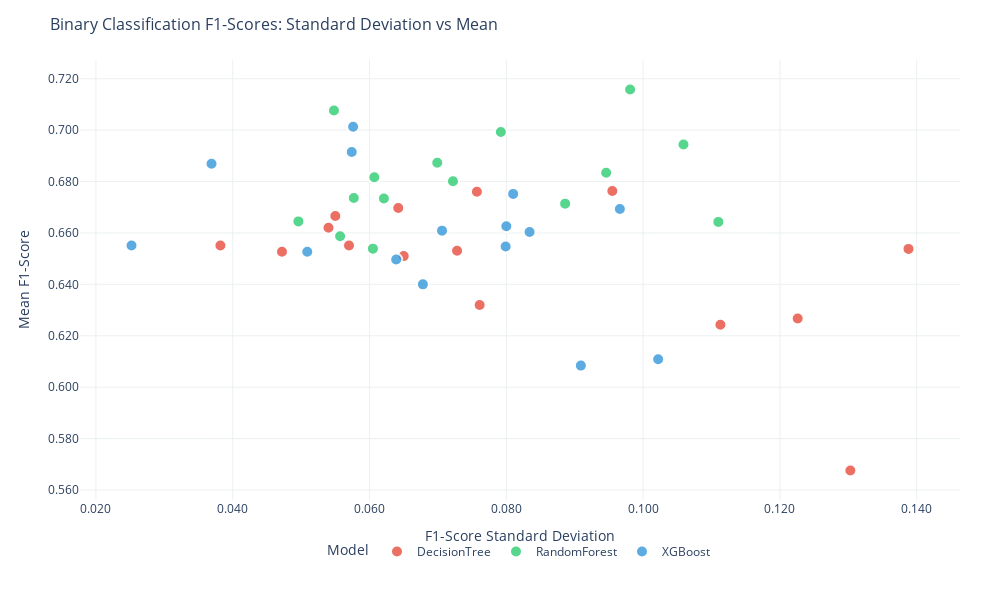

This figure's notebook cell:
### Markdown cell above
Oversample

### Code cell
import pandas as pd
import plotly.graph_objects as go
import plotly.express as px
from plotly.subplots import make_subplots
import numpy as np

# Create the dataset
data = [
    # DecisionTree
    {'condition': '1s_no', 'model': 'DecisionTree', 'mean': 0.6267, 'std': 0.1226, 'window_size': '1s', 'overlap': 'no'},
    {'condition': '1s_0.5', 'model': 'DecisionTree', 'mean': 0.632, 'std': 0.0761, 'window_size': '1s', 'overlap': '50%'},
    {'condition': '1s_0.8', 'model': 'DecisionTree', 'mean': 0.6527, 'std': 0.0472, 'window_size': '1s', 'overlap': '80%'},
    {'condition': '2s_no', 'model': 'DecisionTree', 'mean': 0.6531, 'std': 0.0728, 'window_size': '2s', 'overlap': 'no'},
    {'condition': '2s_0.5', 'model': 'DecisionTree', 'mean': 0.6697, 'std': 0.0642, 'window_size': '2s', 'overlap': '50%'},
    {'condition': '2s_0.8', 'model': 'DecisionTree', 'mean': 0.651, 'std': 0.065, 'window_size': '2s', 'overlap': '80%'},
    {'condition': '3s_no', 'model': 'DecisionTree', 'mean': 0.6551, 'std': 0.0382, 'window_size': '3s', 'overlap': 'no'},
    {'condition': '3s_0.5', 'model': 'DecisionTree', 'mean': 0.6763, 'std': 0.0955, 'window_size': '3s', 'overlap': '50%'},
    {'condition': '3s_0.8', 'model': 'DecisionTree', 'mean': 0.6666, 'std': 0.055, 'window_size': '3s', 'overlap': '80%'},
    {'condition': '4s_no', 'model': 'DecisionTree', 'mean': 0.5676, 'std': 0.1303, 'window_size': '4s', 'overlap': 'no'},
    {'condition': '4s_0.5', 'model': 'DecisionTree', 'mean': 0.6243, 'std': 0.1113, 'window_size': '4s', 'overlap': '50%'},
    {'condition': '4s_0.8', 'model': 'DecisionTree', 'mean': 0.662, 'std': 0.054, 'window_size': '4s', 'overlap': '80%'},
    {'condition': '5s_no', 'model': 'DecisionTree', 'mean': 0.6551, 'std': 0.057, 'window_size': '5s', 'overlap': 'no'},
    {'condition': '5s_0.5', 'model': 'DecisionTree', 'mean': 0.676, 'std': 0.0757, 'window_size': '5s', 'overlap': '50%'},
    {'condition': '5s_0.8', 'model': 'DecisionTree', 'mean': 0.6538, 'std': 0.1388, 'window_size': '5s', 'overlap': '80%'},
    
    # RandomForest
    {'condition': '1s_no', 'model': 'RandomForest', 'mean': 0.6539, 'std': 0.0605, 'window_size': '1s', 'overlap': 'no'},
    {'condition': '1s_0.5', 'model': 'RandomForest', 'mean': 0.6736, 'std': 0.0577, 'window_size': '1s', 'overlap': '50%'},
    {'condition': '1s_0.8', 'model': 'RandomForest', 'mean': 0.6734, 'std': 0.0621, 'window_size': '1s', 'overlap': '80%'},
    {'condition': '2s_no', 'model': 'RandomForest', 'mean': 0.6587, 'std': 0.0557, 'window_size': '2s', 'overlap': 'no'},
    {'condition': '2s_0.5', 'model': 'RandomForest', 'mean': 0.6801, 'std': 0.0722, 'window_size': '2s', 'overlap': '50%'},
    {'condition': '2s_0.8', 'model': 'RandomForest', 'mean': 0.6714, 'std': 0.0886, 'window_size': '2s', 'overlap': '80%'},
    {'condition': '3s_no', 'model': 'RandomForest', 'mean': 0.6993, 'std': 0.0792, 'window_size': '3s', 'overlap': 'no'},
    {'condition': '3s_0.5', 'model': 'RandomForest', 'mean': 0.6834, 'std': 0.0946, 'window_size': '3s', 'overlap': '50%'},
    {'condition': '3s_0.8', 'model': 'RandomForest', 'mean': 0.6873, 'std': 0.0699, 'window_size': '3s', 'overlap': '80%'},
    {'condition': '4s_no', 'model': 'RandomForest', 'mean': 0.6645, 'std': 0.0496, 'window_size': '4s', 'overlap': 'no'},
    {'condition': '4s_0.5', 'model': 'RandomForest', 'mean': 0.6643, 'std': 0.111, 'window_size': '4s', 'overlap': '50%'},
    {'condition': '4s_0.8', 'model': 'RandomForest', 'mean': 0.7076, 'std': 0.0548, 'window_size': '4s', 'overlap': '80%'},
    {'condition': '5s_no', 'model': 'RandomForest', 'mean': 0.6817, 'std': 0.0607, 'window_size': '5s', 'overlap': 'no'},
    {'condition': '5s_0.5', 'model': 'RandomForest', 'mean': 0.6944, 'std': 0.1059, 'window_size': '5s', 'overlap': '50%'},
    {'condition': '5s_0.8', 'model': 'RandomForest', 'mean': 0.7158, 'std': 0.0981, 'window_size': '5s', 'overlap': '80%'},
    
    # XGBoost
    {'condition': '1s_no', 'model': 'XGBoost', 'mean': 0.6084, 'std': 0.0909, 'window_size': '1s', 'overlap': 'no'},
    {'condition': '1s_0.5', 'model': 'XGBoost', 'mean': 0.6497, 'std': 0.0639, 'window_size': '1s', 'overlap': '50%'},
    {'condition': '1s_0.8', 'model': 'XGBoost', 'mean': 0.6527, 'std': 0.0509, 'window_size': '1s', 'overlap': '80%'},
    {'condition': '2s_no', 'model': 'XGBoost', 'mean': 0.64, 'std': 0.0678, 'window_size': '2s', 'overlap': 'no'},
    {'condition': '2s_0.5', 'model': 'XGBoost', 'mean': 0.6604, 'std': 0.0834, 'window_size': '2s', 'overlap': '50%'},
    {'condition': '2s_0.8', 'model': 'XGBoost', 'mean': 0.6626, 'std': 0.08, 'window_size': '2s', 'overlap': '80%'},
    {'condition': '3s_no', 'model': 'XGBoost', 'mean': 0.6752, 'std': 0.081, 'window_size': '3s', 'overlap': 'no'},
    {'condition': '3s_0.5', 'model': 'XGBoost', 'mean': 0.6693, 'std': 0.0966, 'window_size': '3s', 'overlap': '50%'},
    {'condition': '3s_0.8', 'model': 'XGBoost', 'mean': 0.6869, 'std': 0.0369, 'window_size': '3s', 'overlap': '80%'},
    {'condition': '4s_no', 'model': 'XGBoost', 'mean': 0.6551, 'std': 0.0252, 'window_size': '4s', 'overlap': 'no'},
    {'condition': '4s_0.5', 'model': 'XGBoost', 'mean': 0.6109, 'std': 0.1022, 'window_size': '4s', 'overlap': '50%'},
    {'condition': '4s_0.8', 'model': 'XGBoost', 'mean': 0.7013, 'std': 0.0576, 'window_size': '4s', 'overlap': '80%'},
    {'condition': '5s_no', 'model': 'XGBoost', 'mean': 0.6547, 'std': 0.0799, 'window_size': '5s', 'overlap': 'no'},
    {'condition': '5s_0.5', 'model': 'XGBoost', 'mean': 0.6609, 'std': 0.0706, 'window_size': '5s', 'overlap': '50%'},
    {'condition': '5s_0.8', 'model': 'XGBoost', 'mean': 0.6915, 'std': 0.0574, 'window_size': '5s', 'overlap': '80%'}
]

# Create DataFrame
df = pd.DataFrame(data)

# Add performance score
df['performance_score'] = df['mean'] - df['std']

# Define colors for each model
model_colors = {
    'DecisionTree': '#e74c3c',
    'RandomForest': '#2ecc71', 
    'XGBoost': '#3498db'
}

# Create the main scatter plot
fig = px.scatter(
    df, 
    x='std', 
    y='mean',
    color='model',
    hover_data=['condition', 'window_size', 'overlap'],
    color_discrete_map=model_colors,
    title='Binary Classification F1-Scores: Standard Deviation vs Mean',
    labels={
        'std': 'F1-Score Standard Deviation',
        'mean': 'Mean F1-Score',
        'model': 'Model'
    }
)

# Update traces for better styling
fig.update_traces(
    marker=dict(size=12, opacity=0.8, line=dict(width=2, color='white')),
    hovertemplate='<b>%{fullData.name}</b><br>' +
                  'Condition: %{customdata[0]}<br>' +
                #   'Window: %{customdata[1]}<br>' +
                #   'Overlap: %{customdata[2]}<br>' +
                  'F1-Score: %{y:.4f}<br>' +
                  'Std Dev: %{x:.4f}<extra></extra>'
)


# Update layout
fig.update_layout(
    width=1000,
    height=600,
    plot_bgcolor='white',
    paper_bgcolor='white',
    font=dict(size=12),
    title_font_size=16,
    legend=dict(
        orientation="h",
        yanchor="bottom",
        y=-0.15,
        xanchor="center",
        x=0.5
    ),
    margin=dict(t=60, b=100, l=80, r=40)
)

# Update axes
fig.update_xaxes(
    gridcolor='#ecf0f1',
    tickformat='.3f',
    title_font_size=14
)
fig.update_yaxes(
    gridcolor='#ecf0f1', 
    tickformat='.3f',
    title_font_size=14
)

# Show the plot
fig.show()

# Print best performers summary
print("🏆 BEST PERFORMERS BY MODEL:")
print("=" * 50)

for model in df['model'].unique():
    model_data = df[df['model'] == model]
    best_performer = model_data.loc[model_data['performance_score'].idxmax()]
    
    overlap_text = {
        'no': 'No Overlap',
        '50%': '50% Overlap', 
        '80%': '80% Overlap'
    }[best_performer['overlap']]
    
    print(f"\n{model}:")
    print(f"  Best Configuration: {best_performer['condition']}")
    print(f"  Window: {best_performer['window_size']}, {overlap_text}")
    print(f"  F1-Score: {best_performer['mean']:.4f}")
    print(f"  Std Dev: {best_performer['std']:.4f}")
    print(f"  Performance Score: {best_performer['performance_score']:.4f}")

# Additional analysis functions
def filter_by_model(model_name):
    """Filter data by specific model"""
    return df[df['model'] == model_name]

def filter_by_overlap(overlap_type):
    """Filter data by overlap type ('no', '50%', '80%')"""
    return df[df['overlap'] == overlap_type]

def filter_by_window_size(window_size):
    """Filter data by window size ('1s', '2s', '3s', '4s', '5s')"""
    return df[df['window_size'] == window_size]

def get_top_performers(n=5):
    """Get top N performers by performance score"""
    return df.nlargest(n, 'performance_score')[['model', 'condition', 'mean', 'std', 'performance_score']]

# Example usage of analysis functions:
print(f"\n🎯 TOP 5 OVERALL PERFORMERS:")
print("=" * 50)
top_5 = get_top_performers(5)
for idx, row in top_5.iterrows():
    print(f"{top_5.index.get_loc(idx) + 1}. {row['model']} - {row['condition']}: "
          f"F1={row['mean']:.4f}, Std={row['std']:.4f}, Score={row['performance_score']:.4f}")

# Export functionality
print(f"\n📸 TO EXPORT THE PLOT:")
print("- Use fig.write_image('f1_scores.png') for PNG")
print("- Use fig.write_image('f1_scores.pdf') for PDF") 
print("- Use fig.write_html('f1_scores.html') for interactive HTML")
print("- Or use the camera icon in the plot toolbar when displayed")

### Figure 1 — Plotly figure (JSON) as saved in the notebook; plotly's stock layout.template omitted (floating-point values rounded to 4 significant figures)
{"data": [{"customdata": [["1s_no", "1s", "no"], ["1s_0.5", "1s", "50%"], ["1s_0.8", "1s", "80%"], ["2s_no", "2s", "no"], ["2s_0.5", "2s", "50%"], ["2s_0.8", "2s", "80%"], ["3s_no", "3s", "no"], ["3s_0.5", "3s", "50%"], ["3s_0.8", "3s", "80%"], ["4s_no", "4s", "no"], ["4s_0.5", "4s", "50%"], ["4s_0.8", "4s", "80%"], ["5s_no", "5s", "no"], ["5s_0.5", "5s", "50%"], ["5s_0.8", "5s", "80%"]], "hovertemplate": "<b>%{fullData.name}</b><br>Condition: %{customdata[0]}<br>F1-Score: %{y:.4f}<br>Std Dev: %{x:.4f}<extra></extra>", "legendgroup": "DecisionTree", "marker": {"color": "#e74c3c", "line": {"color": "white", "width": 2}, "opacity": 0.8, "size": 12, "symbol": "circle"}, "mode": "markers", "name": "DecisionTree", "orientation": "v", "showlegend": true, "type": "scatter", "x": [0.1226, 0.0761, 0.0472, 0.0728, 0.0642, 0.065, 0.0382, 0.0955, 0.055, 0.1303, 0.1113, 0.054, 0.057, 0.0757, 0.1388], "xaxis": "x", "y": [0.6267, 0.632, 0.6527, 0.6531, 0.6697, 0.651, 0.6551, 0.6763, 0.6666, 0.5676, 0.6243, 0.662, 0.6551, 0.676, 0.6538], "yaxis": "y"}, {"customdata": [["1s_no", "1s", "no"], ["1s_0.5", "1s", "50%"], ["1s_0.8", "1s", "80%"], ["2s_no", "2s", "no"], ["2s_0.5", "2s", "50%"], ["2s_0.8", "2s", "80%"], ["3s_no", "3s", "no"], ["3s_0.5", "3s", "50%"], ["3s_0.8", "3s", "80%"], ["4s_no", "4s", "no"], ["4s_0.5", "4s", "50%"], ["4s_0.8", "4s", "80%"], ["5s_no", "5s", "no"], ["5s_0.5", "5s", "50%"], ["5s_0.8", "5s", "80%"]], "hovertemplate": "<b>%{fullData.name}</b><br>Condition: %{customdata[0]}<br>F1-Score: %{y:.4f}<br>Std Dev: %{x:.4f}<extra></extra>", "legendgroup": "RandomForest", "marker": {"color": "#2ecc71", "line": {"color": "white", "width": 2}, "opacity": 0.8, "size": 12, "symbol": "circle"}, "mode": "markers", "name": "RandomForest", "orientation": "v", "showlegend": true, "type": "scatter", "x": [0.0605, 0.0577, 0.0621, 0.0557, 0.0722, 0.0886, 0.0792, 0.0946, 0.0699, 0.0496, 0.111, 0.0548, 0.0607, 0.1059, 0.0981], "xaxis": "x", "y": [0.6539, 0.6736, 0.6734, 0.6587, 0.6801, 0.6714, 0.6993, 0.6834, 0.6873, 0.6645, 0.6643, 0.7076, 0.6817, 0.6944, 0.7158], "yaxis": "y"}, {"customdata": [["1s_no", "1s", "no"], ["1s_0.5", "1s", "50%"], ["1s_0.8", "1s", "80%"], ["2s_no", "2s", "no"], ["2s_0.5", "2s", "50%"], ["2s_0.8", "2s", "80%"], ["3s_no", "3s", "no"], ["3s_0.5", "3s", "50%"], ["3s_0.8", "3s", "80%"], ["4s_no", "4s", "no"], ["4s_0.5", "4s", "50%"], ["4s_0.8", "4s", "80%"], ["5s_no", "5s", "no"], ["5s_0.5", "5s", "50%"], ["5s_0.8", "5s", "80%"]], "hovertemplate": "<b>%{fullData.name}</b><br>Condition: %{customdata[0]}<br>F1-Score: %{y:.4f}<br>Std Dev: %{x:.4f}<extra></extra>", "legendgroup": "XGBoost", "marker": {"color": "#3498db", "line": {"color": "white", "width": 2}, "opacity": 0.8, "size": 12, "symbol": "circle"}, "mode": "markers", "name": "XGBoost", "orientation": "v", "showlegend": true, "type": "scatter", "x": [0.0909, 0.0639, 0.0509, 0.0678, 0.0834, 0.08, 0.081, 0.0966, 0.0369, 0.0252, 0.1022, 0.0576, 0.0799, 0.0706, 0.0574], "xaxis": "x", "y": [0.6084, 0.6497, 0.6527, 0.64, 0.6604, 0.6626, 0.6752, 0.6693, 0.6869, 0.6551, 0.6109, 0.7013, 0.6547, 0.6609, 0.6915], "yaxis": "y"}], "layout": {"font": {"size": 12}, "height": 600, "legend": {"orientation": "h", "title": {"text": "Model"}, "tracegroupgap": 0, "x": 0.5, "xanchor": "center", "y": -0.15, "yanchor": "bottom"}, "margin": {"b": 100, "l": 80, "r": 40, "t": 60}, "paper_bgcolor": "white", "plot_bgcolor": "white", "title": {"font": {"size": 16}, "text": "Binary Classification F1-Scores: Standard Deviation vs Mean"}, "width": 1000, "xaxis": {"anchor": "y", "domain": [0, 1], "gridcolor": "#ecf0f1", "tickformat": ".3f", "title": {"font": {"size": 14}, "text": "F1-Score Standard Deviation"}}, "yaxis": {"anchor": "x", "domain": [0, 1], "gridcolor": "#ecf0f1", "tickformat": ".3f", "title": {"font": {"size": 14}, "text": "Mean F1-Score"}}}}
